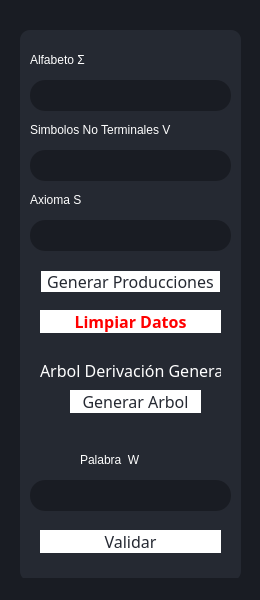
<?xml version="1.0" encoding="UTF-8"?>
<ui version="4.0">
 <class>MainWindow</class>
 <widget class="QMainWindow" name="MainWindow">
  <property name="geometry">
   <rect>
    <x>0</x>
    <y>0</y>
    <width>260</width>
    <height>600</height>
   </rect>
  </property>
  <property name="windowTitle">
   <string>MainWindow</string>
  </property>
  <property name="styleSheet">
   <string notr="true">background-color: rgb(25, 28, 35);</string>
  </property>
  <widget class="QWidget" name="centralwidget">
   <widget class="QLabel" name="alfabetoTitle">
    <property name="geometry">
     <rect>
      <x>30</x>
      <y>50</y>
      <width>201</width>
      <height>20</height>
     </rect>
    </property>
    <property name="styleSheet">
     <string notr="true">font: 75 12pt &quot;Karla&quot;;
font: 12pt &quot;Karla&quot;;
background-color: rgb(37, 41, 50);
color: rgb(255, 255, 255);</string>
    </property>
    <property name="text">
     <string>Alfabeto Σ</string>
    </property>
   </widget>
   <widget class="QPlainTextEdit" name="inputAlfabeto">
    <property name="geometry">
     <rect>
      <x>30</x>
      <y>80</y>
      <width>201</width>
      <height>31</height>
     </rect>
    </property>
    <property name="styleSheet">
     <string notr="true">font: 12pt &quot;Karla&quot;;
color: rgb(255, 255, 255);
 border-radius: 15px;</string>
    </property>
   </widget>
   <widget class="QLabel" name="noTerminalTitle">
    <property name="geometry">
     <rect>
      <x>30</x>
      <y>120</y>
      <width>201</width>
      <height>20</height>
     </rect>
    </property>
    <property name="styleSheet">
     <string notr="true">font: 75 15pt &quot;Karla&quot;;
font: 12pt &quot;Karla&quot;;
background-color: rgb(37, 41, 50);
color: rgb(255, 255, 255);</string>
    </property>
    <property name="text">
     <string>Simbolos No Terminales V</string>
    </property>
   </widget>
   <widget class="QPlainTextEdit" name="inputNoTerminal">
    <property name="geometry">
     <rect>
      <x>30</x>
      <y>150</y>
      <width>201</width>
      <height>31</height>
     </rect>
    </property>
    <property name="styleSheet">
     <string notr="true">font: 12pt &quot;Karla&quot;;
color: rgb(255, 255, 255);
 border-radius: 15px;</string>
    </property>
   </widget>
   <widget class="QLabel" name="axiomaTitle">
    <property name="geometry">
     <rect>
      <x>30</x>
      <y>190</y>
      <width>201</width>
      <height>20</height>
     </rect>
    </property>
    <property name="styleSheet">
     <string notr="true">font: 75 15pt &quot;Karla&quot;;
font: 12pt &quot;Karla&quot;;
background-color: rgb(37, 41, 50);
color: rgb(255, 255, 255);</string>
    </property>
    <property name="text">
     <string>Axioma S</string>
    </property>
   </widget>
   <widget class="QPlainTextEdit" name="inputAxioma">
    <property name="geometry">
     <rect>
      <x>30</x>
      <y>220</y>
      <width>201</width>
      <height>31</height>
     </rect>
    </property>
    <property name="styleSheet">
     <string notr="true">font: 12pt &quot;Karla&quot;;
color: rgb(255, 255, 255);
 border-radius: 15px;</string>
    </property>
   </widget>
   <widget class="QPushButton" name="btnProducciones">
    <property name="geometry">
     <rect>
      <x>40</x>
      <y>270</y>
      <width>181</width>
      <height>23</height>
     </rect>
    </property>
    <property name="font">
     <font>
      <family>Karla</family>
      <pointsize>12</pointsize>
      <weight>50</weight>
      <italic>false</italic>
      <bold>false</bold>
     </font>
    </property>
    <property name="styleSheet">
     <string notr="true">border-width: 1px;
border-style: solid;
border-radius: 25px;
font: 12pt &quot;Karla&quot;;
font: 12pt &quot;Karla&quot;;
background-color: rgb(255, 255, 255);
color: rgb(37, 41, 50);
</string>
    </property>
    <property name="text">
     <string>Generar Producciones</string>
    </property>
   </widget>
   <widget class="QLabel" name="tituloPalabra">
    <property name="geometry">
     <rect>
      <x>80</x>
      <y>450</y>
      <width>111</width>
      <height>20</height>
     </rect>
    </property>
    <property name="styleSheet">
     <string notr="true">font: 75 15pt &quot;Karla&quot;;
font: 16pt &quot;Karla&quot;;
background-color: rgb(37, 41, 50);
color: rgb(255, 255, 255);</string>
    </property>
    <property name="text">
     <string>Palabra  W</string>
    </property>
   </widget>
   <widget class="QPlainTextEdit" name="inputPalabra">
    <property name="geometry">
     <rect>
      <x>30</x>
      <y>480</y>
      <width>201</width>
      <height>31</height>
     </rect>
    </property>
    <property name="styleSheet">
     <string notr="true">font: 12pt &quot;Karla&quot;;
color: rgb(255, 255, 255);
 border-radius: 15px;</string>
    </property>
   </widget>
   <widget class="QPushButton" name="btnValidar">
    <property name="geometry">
     <rect>
      <x>40</x>
      <y>530</y>
      <width>181</width>
      <height>23</height>
     </rect>
    </property>
    <property name="font">
     <font>
      <family>Karla</family>
      <pointsize>12</pointsize>
      <weight>50</weight>
      <italic>false</italic>
      <bold>false</bold>
     </font>
    </property>
    <property name="styleSheet">
     <string notr="true">font: 12pt &quot;Karla&quot;;
font: 12pt &quot;Karla&quot;;
background-color: rgb(255, 255, 255);
color: rgb(37, 41, 50);
 border-radius: 15px;</string>
    </property>
    <property name="text">
     <string>Validar</string>
    </property>
   </widget>
   <widget class="QWidget" name="DateGrammar" native="true">
    <property name="geometry">
     <rect>
      <x>20</x>
      <y>30</y>
      <width>221</width>
      <height>551</height>
     </rect>
    </property>
    <property name="styleSheet">
     <string notr="true">background-color: rgb(37, 41, 50);
 border-radius: 10px;</string>
    </property>
    <widget class="QPushButton" name="btnDetele">
     <property name="geometry">
      <rect>
       <x>20</x>
       <y>280</y>
       <width>181</width>
       <height>23</height>
      </rect>
     </property>
     <property name="font">
      <font>
       <family>Karla</family>
       <pointsize>12</pointsize>
       <weight>75</weight>
       <italic>false</italic>
       <bold>true</bold>
      </font>
     </property>
     <property name="styleSheet">
      <string notr="true">font: bold 12pt &quot;Karla&quot;;
background-color: rgb(255, 255, 255);
color: rgb(255, 0, 0);
 border-radius: 15px;</string>
     </property>
     <property name="text">
      <string>Limpiar Datos</string>
     </property>
    </widget>
    <widget class="QLabel" name="Titulo1Grammar_2">
     <property name="geometry">
      <rect>
       <x>20</x>
       <y>330</y>
       <width>181</width>
       <height>20</height>
      </rect>
     </property>
     <property name="font">
      <font>
       <family>Karla</family>
       <pointsize>12</pointsize>
       <weight>50</weight>
       <italic>false</italic>
       <bold>false</bold>
      </font>
     </property>
     <property name="styleSheet">
      <string notr="true">font: 75 15pt &quot;Karla&quot;;
font: 12pt &quot;Karla&quot;;
background-color: rgb(37, 41, 50);
color: rgb(255, 255, 255);</string>
     </property>
     <property name="text">
      <string>Arbol Derivación General</string>
     </property>
    </widget>
    <widget class="QPushButton" name="btnGenerateTree">
     <property name="geometry">
      <rect>
       <x>50</x>
       <y>360</y>
       <width>131</width>
       <height>23</height>
      </rect>
     </property>
     <property name="font">
      <font>
       <family>Karla</family>
       <pointsize>12</pointsize>
       <weight>50</weight>
       <italic>false</italic>
       <bold>false</bold>
      </font>
     </property>
     <property name="styleSheet">
      <string notr="true">font: 12pt &quot;Karla&quot;;
font: 12pt &quot;Karla&quot;;
background-color: rgb(255, 255, 255);
color: rgb(37, 41, 50);
 border-radius: 15px;</string>
     </property>
     <property name="text">
      <string>Generar Arbol</string>
     </property>
    </widget>
   </widget>
   <zorder>DateGrammar</zorder>
   <zorder>alfabetoTitle</zorder>
   <zorder>inputAlfabeto</zorder>
   <zorder>noTerminalTitle</zorder>
   <zorder>inputNoTerminal</zorder>
   <zorder>axiomaTitle</zorder>
   <zorder>inputAxioma</zorder>
   <zorder>btnProducciones</zorder>
   <zorder>tituloPalabra</zorder>
   <zorder>inputPalabra</zorder>
   <zorder>btnValidar</zorder>
  </widget>
  <widget class="QStatusBar" name="statusbar"/>
 </widget>
 <resources/>
 <connections/>
</ui>
